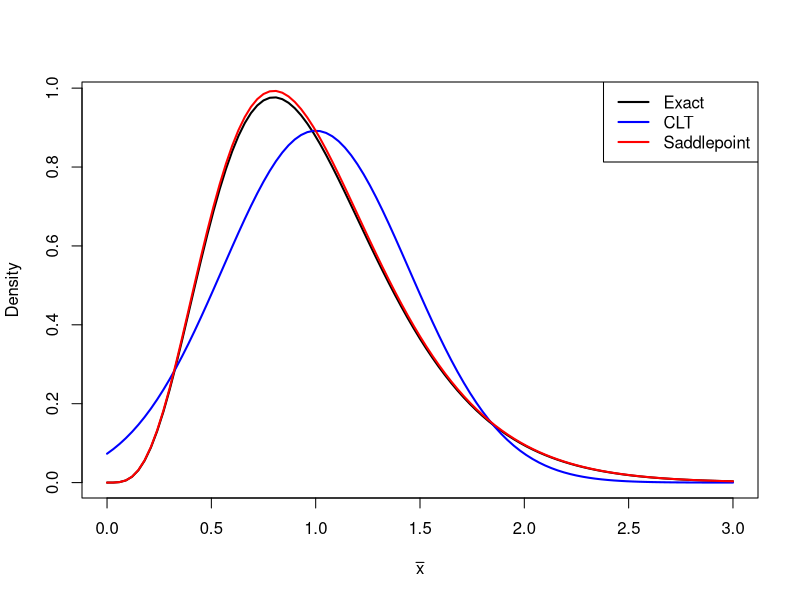

Generate this figure with R:
ordered.normal <- sort(rnorm(100))
ordered.normal
pnorm(ordered.normal)


alpha <- 1; n <- 5;
exact <- function(x) (n*x)^(n*alpha - 1) *exp( - n * x) * n / gamma(n*alpha)
curve(exact,0,3, xlab = expression(bar(x)), ylab = "Density", lwd = 2)

clt <- function(x) dnorm(x, mean = alpha, sd = alpha / sqrt(n))
curve(clt, col = "blue", add = TRUE, lwd = 2)

spa <- function(x) (n*x)^(n*alpha-1) * exp(-n*x)*n / 
   (sqrt(2*pi/(n*alpha)) * ( n *alpha) ^ ( n * alpha) * exp(-n*alpha))
curve(spa, col = "red", add = TRUE, lwd = 2)
legend("topright", legend = c("Exact", "CLT", "Saddlepoint"), 
       col = c("black", "blue", "red"), lty = 1, lwd = 2)
